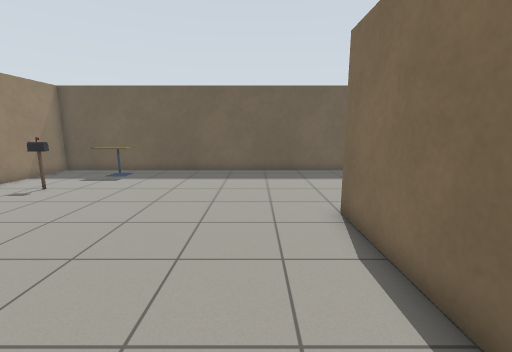
view 1 (above)

20 first-person views from a walk through a Gazebo world. The camera is 1.2 m above the floor, tilts 10° down and sees 90° across. The floor is counted in squares, 0.5 m on a side. Each view is taken from the middle of a square. On the plan, view 1 faces up. The plan holds only what a view shows up to about 17 squares ahead; the rest is blank.

view 2
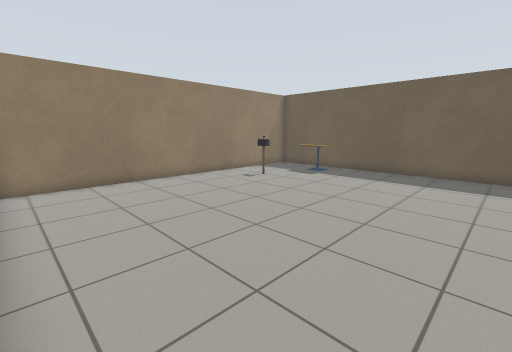

view 3
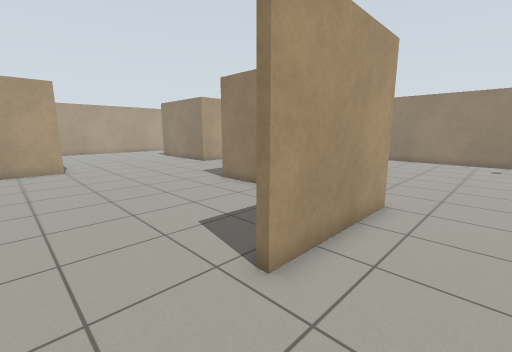

view 4
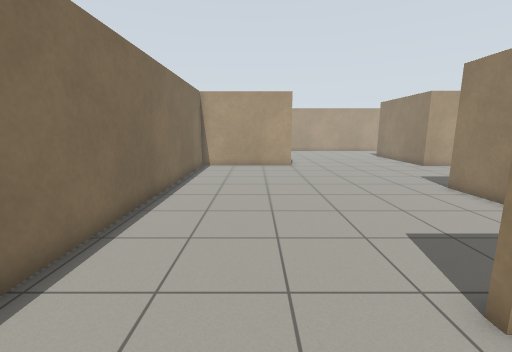

view 5
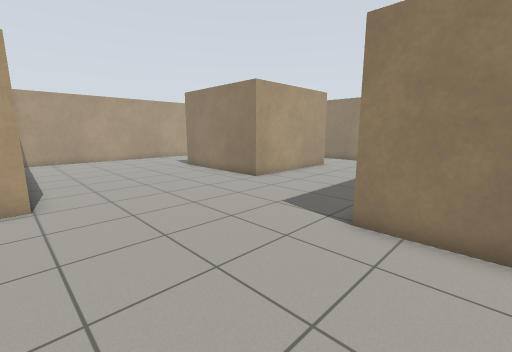

view 6
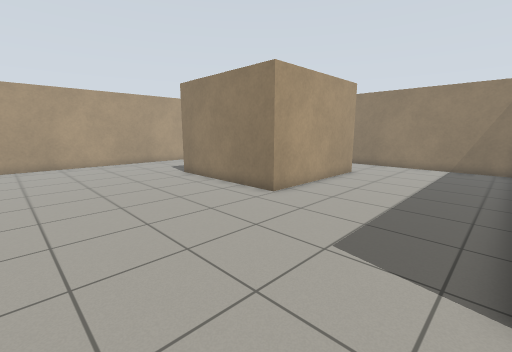

view 7
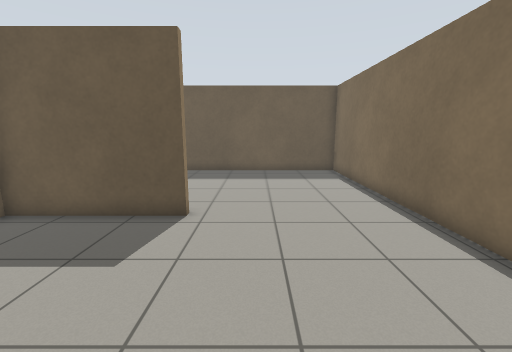

view 8
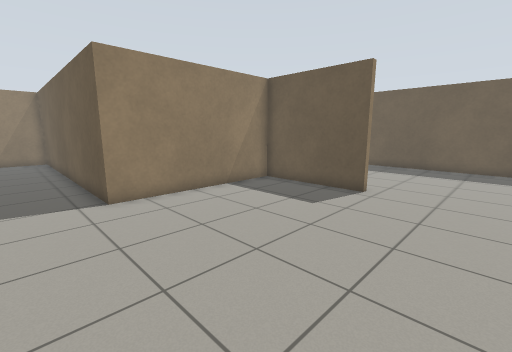

view 9
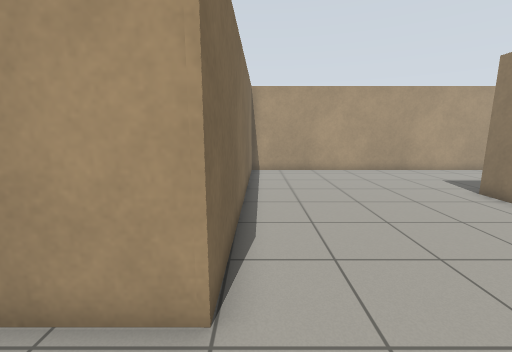

view 10
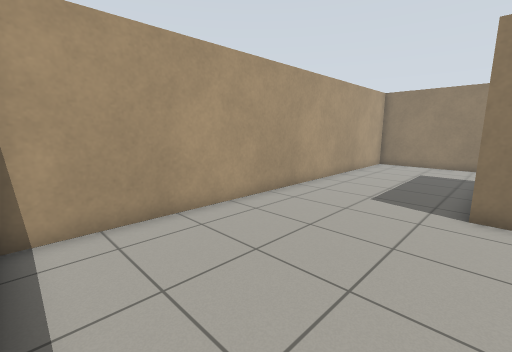

view 11
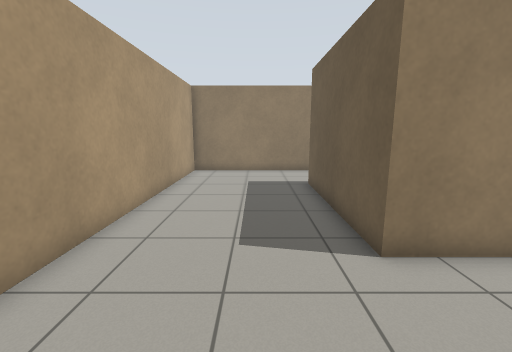

view 12
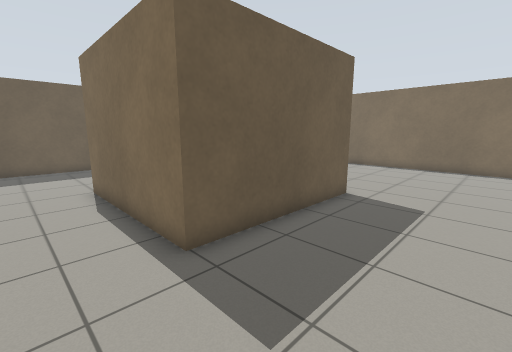

view 13
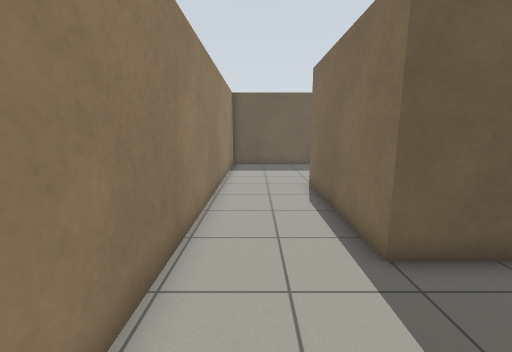

view 14
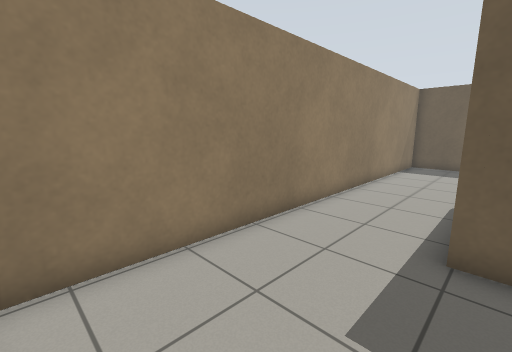

view 15
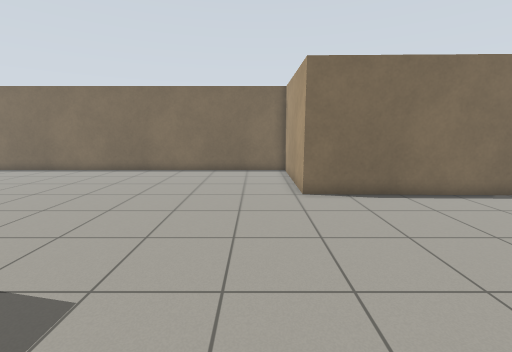

view 16
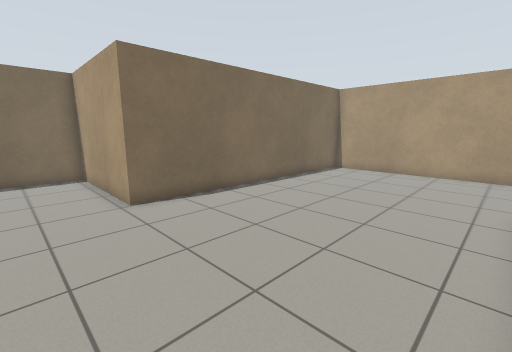

view 17
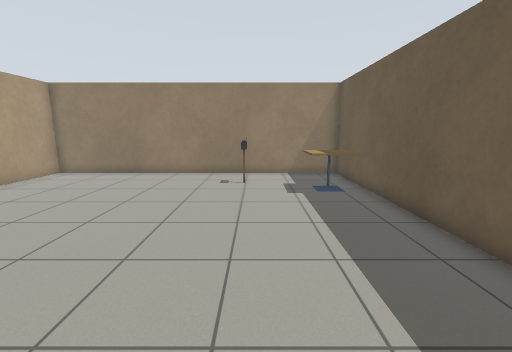

view 18
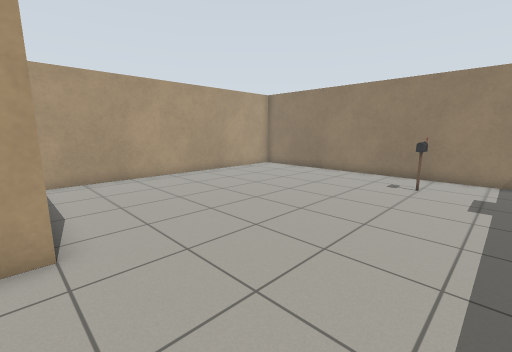

view 19
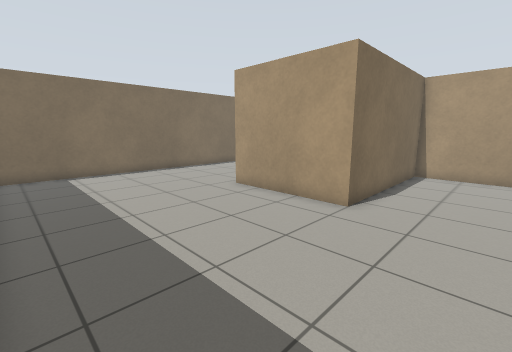

view 20
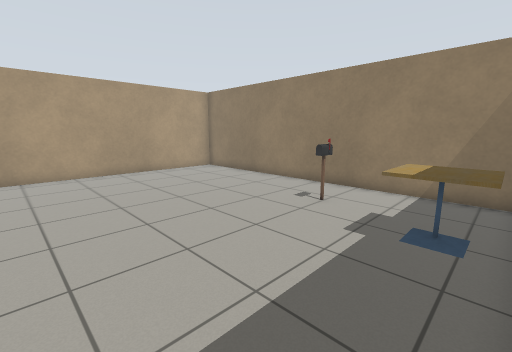

### Floor plan
Points are (right, up) in squares from view 1. A wall is a line through its corners. A room is listed if a view was taken in it or the views show most of it. See-through windows are left out.
Room 1 (views 1, 2, 3, 4, 5, 6, 7, 8, 9, 10, 11, 12, 13, 14, 15, 16, 17, 18, 19, 20)
walls: (-0.6, -7.6) (-0.6, -14.6) (-7.6, -14.6) (-7.6, -7.6) (-0.6, -7.6); (8.1, 7) (2.8, 7) (2.8, -0.7) (-11.6, -0.7) (-11.6, -20.8) (8.3, -20.8) (8.6, -7.8) (14.8, -7.8) (14.8, 15.6) (-11.6, 15.6) (-11.6, -0.4) (2.5, -0.4) (2.5, 7.3) (8.1, 7.3)
objects: postbox (-9, 10); cafe table (-8, 13) to (-7, 15)

Where each view was taken, in squares from view 1:
view 1: 0 up, 0 right, facing up
view 2: 0 up, 1 right, facing up-left
view 3: 10 up, 11 right, facing down-left
view 4: 10 up, 11 right, facing down
view 5: 2 up, 9 right, facing down-left
view 6: 1 down, 7 right, facing down-left
view 7: 0 up, 10 right, facing up
view 8: 3 down, 12 right, facing up-left
view 9: 5 down, 8 right, facing down
view 10: 14 down, 8 right, facing down-left
view 11: 17 down, 4 right, facing left
view 12: 19 down, 10 left, facing up-right
view 13: 19 down, 10 left, facing up
view 14: 20 down, 7 left, facing up-left
view 15: 6 down, 1 left, facing right
view 16: 5 down, 0 right, facing down-right
view 17: 11 up, 3 right, facing left
view 18: 13 up, 3 right, facing down-left
view 19: 15 up, 1 left, facing down-right
view 20: 15 up, 1 left, facing down-left
